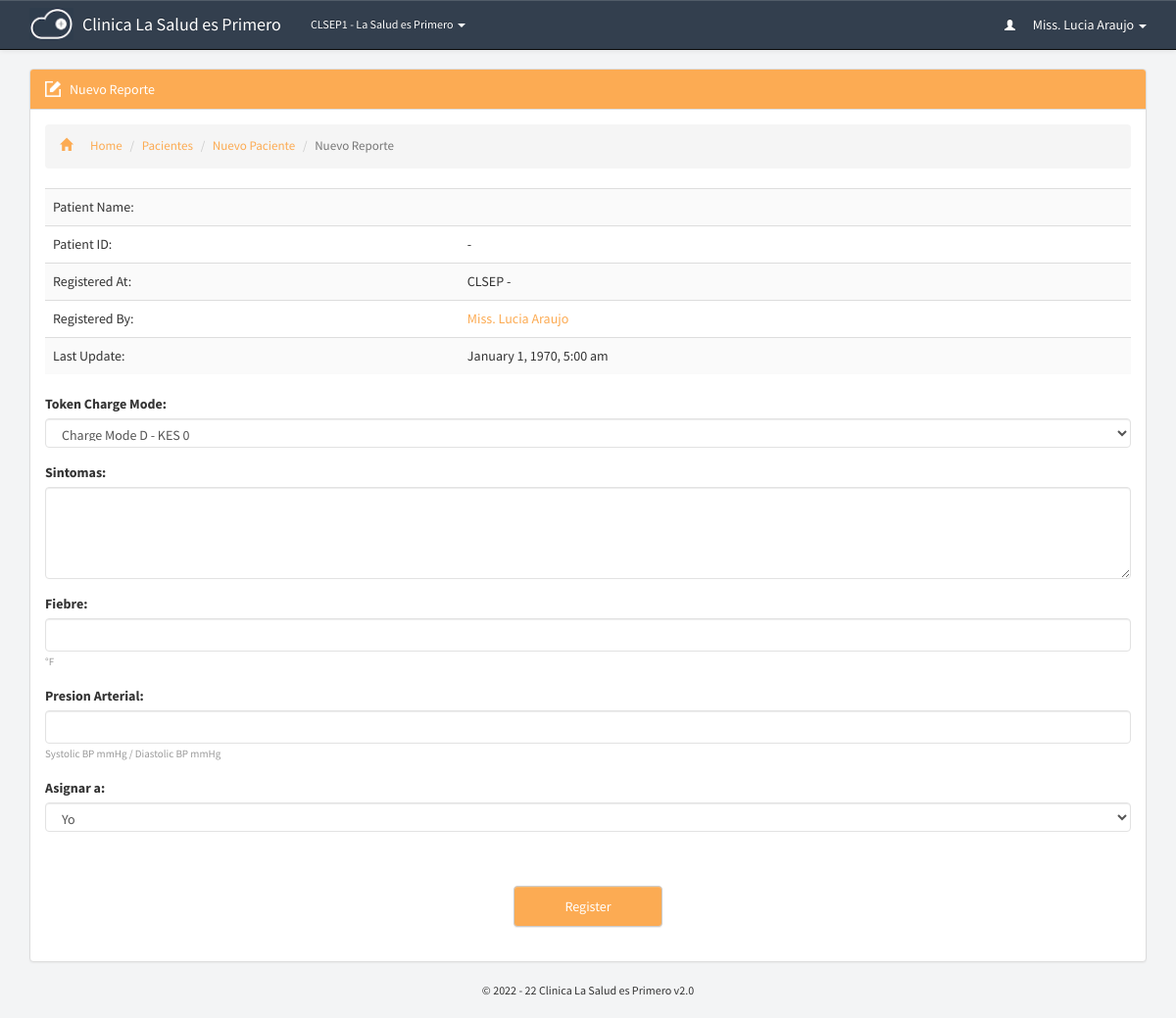
The page /patients/register-report.php (signed in) on the database its author committed.
### tables this page shows
CREATE TABLE `p_branches_dir` (
  `id` bigint(20) NOT NULL,
  `guardian` varchar(250) NOT NULL,
  `name` varchar(250) NOT NULL,
  `address` varchar(250) NOT NULL,
  `location` varchar(250) NOT NULL,
  `contact` varchar(250) NOT NULL,
  `type` varchar(250) NOT NULL,
  `last_update` datetime NOT NULL
);

CREATE TABLE `p_global_permissions` (
  `id` varchar(250) NOT NULL DEFAULT '',
  `portal_name` varchar(250) NOT NULL,
  `version` varchar(250) NOT NULL,
  `guardian_short_name` varchar(250) NOT NULL,
  `guardian_name` varchar(250) NOT NULL,
  `register_patient` varchar(20) NOT NULL,
  `prescribe_patient` varchar(20) NOT NULL,
  `patients_directory` varchar(20) NOT NULL,
  `pending_prescriptions` varchar(20) NOT NULL,
  `add_staff` varchar(20) NOT NULL,
  `staff_directory` varchar(20) NOT NULL,
  `my_porfile` varchar(20) NOT NULL,
  `staff_profile` varchar(20) NOT NULL,
  `add_branch` varchar(20) NOT NULL,
  `branches_directory` varchar(20) NOT NULL,
  `global_settings` varchar(20) NOT NULL,
  `introduce_medicine` varchar(20) NOT NULL,
  `update_stock` varchar(20) NOT NULL,
  `consumed_stock_local` varchar(20) NOT NULL,
  `consumed_stock_global` varchar(20) NOT NULL,
  `opening_time` varchar(250) NOT NULL,
  `closing_time` varchar(250) NOT NULL,
  `during_close_time` varchar(20) NOT NULL,
  `theme` varchar(250) NOT NULL,
  `timezone` varchar(250) NOT NULL,
  `charge_mode_a` varchar(250) NOT NULL,
  `charge_mode_b` varchar(250) NOT NULL,
  `charge_mode_c` varchar(250) NOT NULL,
  `charge_mode_d` varchar(250) NOT NULL,
  `access_level_6` varchar(250) NOT NULL,
  `access_level_5` varchar(250) NOT NULL,
  `access_level_4` varchar(250) NOT NULL,
  `access_level_3` varchar(250) NOT NULL,
  `access_level_2` varchar(250) NOT NULL,
  `access_level_1` varchar(250) NOT NULL,
  `mobile_number` varchar(250) NOT NULL,
  `address` varchar(250) NOT NULL,
  `sign_level` varchar(250) NOT NULL,
  `medicine_directory` varchar(250) NOT NULL,
  `medicine_profile` varchar(250) NOT NULL,
  `patient_contact` varchar(250) NOT NULL,
  `patient_address` varchar(250) NOT NULL,
  `patient_email` varchar(250) NOT NULL,
  `edit_patient` varchar(250) NOT NULL,
  `manage_patients` varchar(250) NOT NULL,
  `auto_refresh` varchar(250) NOT NULL,
  `currency` varchar(250) NOT NULL,
  `charge_mode_a_value` int(20) NOT NULL,
  `charge_mode_b_value` int(20) NOT NULL,
  `charge_mode_c_value` int(20) NOT NULL,
  `charge_mode_d_value` int(20) NOT NULL,
  `updated_by` varchar(255) NOT NULL,
  `last_update` datetime NOT NULL,
  `recent_hours` varchar(250) NOT NULL
);

### includes/libraries.php (called while the page is built, shortened)
<?php
	include "staff.php";
	include "medicine.php";
	include "patients.php";
	include "branches.php";
function sns_header($title){
	require_once "../theme/htmlhead.php";
	require_once "../theme/header.php";
}
function sns_footer(){
	require_once "../theme/footer.php";
}
?>

### pre-includes/regular-functions.php (called while the page is built, shortened)
<?php
	$extension=".php";
	$global_permission=mysqli_fetch_object(mysqli_query($con,"select * from p_global_permissions where id='1'"));
function get_global($query){
	global $con;
	$get_global=mysqli_fetch_object(mysqli_query($con,"select $query from p_global_permissions where id='1' "));
	return $get_global->$query;
}
function if_logged_in(){
	if(empty($_SESSION['id'])) {
		return false;
	}else if(empty($_SESSION['branch'])){
		return false;
	}else if(empty($_SESSION['session_id'])){
		return false;
	}else if(empty($_SESSION['access_level'])){
		return false;
	}else if(empty($_SESSION['unique_code'])){
		return false;
	}else {
		return true;
	}
}
function display_time($datetime){
	$processing = strtotime($datetime);
	$today=date("Y-m-d");
	$extract_day=(date("Y-m-d", $processing));
	if($today==$extract_day){ $output="".date("g:i a", $processing)." Today";
	}else{$output = date("F j, Y, g:i a", $processing);}
	return $output;
}
function display_permission($query,$user = NULL){
	global $con;
	if(isset($user)){
		$access_level=staff_info("access_level",$user);
	}else{
		$access_level=$_SESSION['access_level'];
	}
	$sql=mysqli_query($con,"select * from p_global_permissions")or die(mysqli_error());
	while($permission_for=mysqli_fetch_array($sql)){
	if($access_level>=$permission_for[$query]){return true;}else{return false;}
	}
}

### includes/staff.php (called while the page is built, shortened)
<?php
function staff_info($query,$id = NULL){
	global $con;
	if(!isset($id)){
		$id = $_SESSION['id'];
	}
	$call=mysqli_fetch_object(mysqli_query($con, "select * from p_staff_dir where id='$id'"));
	return $call->$query;
}
?>

### includes/branches.php (called while the page is built, shortened)
<?php
function branch_name($code){
	global $con;
	$call=mysqli_fetch_object(mysqli_query($con, "select * from p_branches_dir where id='$code'"));
	return $call->name;
}
?>

### pre-includes/all.php (called while the page is built, shortened)
<?php
include "db.php";
require_once "regular-functions.php";
?>

### includes/initiate.php (called while the page is built)
<?php
	require_once "../pre-includes/all.php";
	require_once "libraries.php";
?>

### includes/patients.php (called while the page is built, shortened)
<?php
function patient_info($query,$id){
	global $con;
	$call=mysqli_fetch_object(mysqli_query($con, "select * from p_patients_dir where id='$id'"));
	return $call->$query;
}
?>

### patients/register-report.php (the view, shortened to what this page needs)
<?php
	require_once "../includes/initiate.php";
	sns_header('Nuevo Reporte');
?>
<div id="new-report" class="container page">
<div class="panel panel-default">
<div class="panel-heading theme-patients"><span class="inlineicon edit-mini">Nuevo Reporte</span></div>
<div class="panel-body">
<ol class="breadcrumb link-patients">
  <li><a href="../dashboard"><i class="glyphicon glyphicon-home"></i>Home</a></li>
  <li><a href="../patients/">Pacientes</a></li>
  <li><a href="../patients/register-patients.php">Nuevo Paciente</a></li>
  <li class="active">Nuevo Reporte</li>
</ol>
<?php
if(isset($_POST['submit'])){
	$patient=$_POST['patient'];
	$charge=$_POST['charge'];
	$fever=friendly($_POST['fever']);
	$blood_pressure=friendly($_POST['blood_pressure']);
	$symptoms=friendly($_POST['symptoms']);
	$engaged_by=$_POST['engaged_by'];
	$result=compose_report($patient,$charge,$fever,$blood_pressure,$symptoms,$engaged_by);
	if($result!=false){
			if(isset($_FILES["file"]["tmp_name"])&& $_FILES["file"]["tmp_name"]!=""){
				$dest="../media/reports/$result".".zip";
				copy($_FILES["file"]["tmp_name"],$dest);
			}
	echo"<div class='alert alert-success' role='alert'>Reporte ha sido actualizado exitosamente!</div>";
			if(display_permission("prescribe_patient")==true){
				echo"<a class='btn btn-default formbutton theme-patients' href=../patients/prescribe.php?id=$result>Prescribir</a>";
			}else{
				echo"<a class='btn btn-default formbutton theme-patients' href=../patients/register-patient.php?id=$id>Nuevo Paciente</a>";
			}
	}else{
	echo"<div class='alert alert-danger' role='alert'>Por favor rellena todos los campos!</div>";
	echo"<input class='btn btn-default formbutton theme-patients' value='Try Again' onclick='window.history.back()'/>";
	}
}else{
?>
    <table class="table table-striped link-patients"><tbody>
    <tr><td>Patient Name:</td><td><a href="../patients/profile.php?id=<?php echo patient_info("id",$id);?>" class="patient"><?php echo patient_info("name",$id);?></a></td></tr>
    <tr><td>Patient ID:</td><td><?php echo patient_info("serial",$id);?>-<?php echo patient_info("id",$id);?></td></tr>
    <tr><td>Registered At:</td><td><?php echo $global_permission->guardian_short_name; echo patient_info("branch",$id);?> - <?php echo branch_name(patient_info("branch",$id));?></td></tr>
    <tr><td>Registered By:</td><td><a class="staff" href="../staff/profile<?php echo $extension;?>?id=<?php echo patient_info("physician",$id);?>"><?php echo staff_info("full_name",patient_info("physician",$id));?></a></td></tr>
    <tr><td>Last Update:</td><td><?php echo display_time(patient_info("last_update",$id));?></td></tr>
	</tbody></table>
<form method="post" action="" enctype="multipart/form-data">
	<div class="form-group"><label>Token Charge Mode:</label><select class="form-control" name='charge' class="inputOne"  id='charge' size='1'>
				<option value="d" selected="selected">Charge Mode D - <?php echo "$global_permission->currency"?> <?php echo charge_mode("d");?></option></select></div>
	<div class="form-group"><label>Sintomas:</label><textarea class="form-control" name="symptoms" id="symptoms" class="inputOne" cols="9" rows="4"></textarea></div>
	<div class="form-group"><label>Fiebre:</label><input class="form-control" name="fever" type="text" /><i>&deg;F</i></div>
	<div class="form-group"><label>Presion Arterial:</label><input class="form-control" name="blood_pressure" type="text" /><i>Systolic BP mmHg / Diastolic BP mmHg</i></div>
	<div class="form-group"><label>Asignar a:</label><select class="form-control" name='engaged_by'  id='engaged_by' size='1' tabindex='1'>
	<?php if( display_permission('prescribe_patient',staff_info('id'))==true) { ?>
	<option value="<?php echo staff_info('id');?>">Yo</option>
	<?php }?>
    </select></div>
	<div class="widget-border">&nbsp;</div>
	<input name="submit" class="btn btn-default formbutton theme-patients" name="submit" class="formbutton patient" type="submit" value="Register">
</form>
<?php }?>
</div>
</div>
</div>

### theme/header.php (shortened to what this page needs)
<link rel="stylesheet" href="//netdna.bootstrapcdn.com/bootstrap/3.0.3/css/bootstrap.min.css">
<link rel="stylesheet" href="../theme/css/bootstrap.min.css">
<link rel="stylesheet" href="../theme/css/bootstrap-theme.min.css">
<link rel="stylesheet" href="../theme/css/main.css">
</head>
<body>
<?php
  if( if_logged_in() == true ):
?>
<nav class="navbar navbar-default navbar-fixed-top navbar-inverse">
  <div class="container">
    <div class="navbar-header">
      <a class="navbar-brand" href="../dashboard">
        <div class="img-brand img-responsive"><img alt="Brand" src="../theme/images/mini-inline-logo-res.png" class="img-responsive img-brand"/></div>
        <div class="text"><?php echo get_global('portal_name');?></div>
      </a>
    </div>
    <div class="collapse navbar-collapse" id="bs-example-navbar-collapse-1">
      <ul class="nav navbar-nav">
       <li class="dropdown mini">
          <a href="#" class="dropdown-toggle" data-toggle="dropdown" role="button" aria-haspopup="true" aria-expanded="false"><?php echo get_global('guardian_short_name'); echo staff_info('branch');?> - <?php echo branch_name(staff_info('branch'));?> <span class="caret"></span></a>
        </li>
      </ul>
      <ul class="nav navbar-nav navbar-right">
       <li class="dropdown">
          <a href="#" class="dropdown-toggle" data-toggle="dropdown" role="button" aria-haspopup="true" aria-expanded="false"><i class="glyphicon glyphicon-user"></i> <?php echo staff_info("full_name");?> <span class="caret"></span></a>
        </li>
      </ul>
    </div>
  </div>
</nav>
<?php endif; ?>

### theme/css/main.css (style rules this page uses)
body,html { background:#F3F4F5;font-family:'Source Sans Pro',sans-serif }
.page.container { margin-top:70px }
.panel-body:before { -webkit-clip-path:polygon(0 0,100% 0,100% 56%,0 42%);clip-path:polygon(0 0,100% 0,100% 56%,0 42%);background-color:#e2e8ec!important }
.navbar-inverse { background:#333f4e!important;color:#fff }
.navbar-nav .mini { font-size:12px }
.navbar-inverse .navbar-brand,.navbar-default .navbar-brand,.navbar-inverse .navbar-nav>li>a,.navbar-default .navbar-nav>li>a { color:#fff!important }
.navbar-inverse .navbar-brand { padding-top:0 }
.navbar-inverse .img-brand { padding-top:0;margin-top:-4px;max-height:33px }
.navbar-inverse .navbar-brand .img-brand,.navbar-inverse .navbar-brand .text { display:inline-block!important }
.navbar-inverse .navbar-brand .text { padding-top:15px!important;margin-left:5px }
.navbar-nav .glyphicon { font-size:11px!important;padding-right:15px }
.theme-patients { background:#FCAB53!important;color:#fff!important }
.link-patients a { color:#FCAB53!important }
.breadcrumb i { padding-right:18px }
.table-striped td { line-height:21px!important }
.btn-default.theme-portal,.btn-default.theme-patients,.btn-default.theme-staff,.btn-default.theme-branches,.btn-default.theme-medicines,.btn-default.norm { text-transform:capitalize;padding:10px 35px;text-shadow:none;display:block;width:152px!important;text-align:center }
.panel-body li { list-style:none;padding:5px 0;font-size:13px;color:#333 }
.panel-default>.panel-heading { background-image:none }
form { margin-right:auto;margin-left:auto }
.form-control { border:1px solid #e2e2e2 }
form i { font-size:11px;line-height:20px;font-style:normal;color:#999 }
form select[multiple],form select[size] { height:30px!important }
.table-striped>tbody>tr:nth-child(odd),.table-striped>tbody>tr:nth-child(odd)>td,.table-striped>tbody>tr:nth-child(odd)>th { background:#fafafa!important }
.edit-mini { background:url(../icons/edit-mini.png) no-repeat;padding-left:25px;background-size:16px auto }
.edit-button,.btn.btn-default.formbutton { margin:20px auto!important;text-align:center!important }

### rows shown on the page
p_branches_dir: name "La Salud es Primero"
p_global_permissions: guardian_short_name "CLSEP"

### other values the page prints
get_global('portal_name') "Clinica La Salud es Primero"
get_global('guardian_short_name') "CLSEP"
staff_info('branch') "1"
staff_info("full_name") "Miss. Lucia Araujo"
staff_info("full_name",patient_info("physician",$id)) "Miss. Lucia Araujo"
display_time(patient_info("last_update",$id)) "January 1, 1970, 5:00 am"
get_global('version') "2.0"
